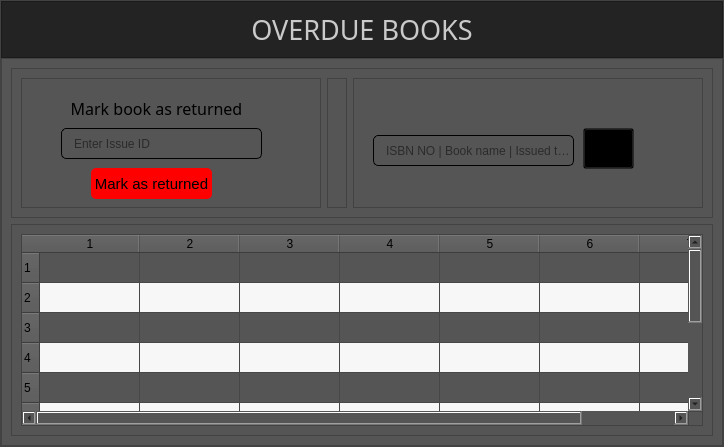
                  <widget class="QWidget" name="page_8">
                   <layout class="QVBoxLayout" name="verticalLayout_30">
                    <property name="spacing">
                     <number>0</number>
                    </property>
                    <property name="leftMargin">
                     <number>0</number>
                    </property>
                    <property name="topMargin">
                     <number>0</number>
                    </property>
                    <property name="rightMargin">
                     <number>0</number>
                    </property>
                    <property name="bottomMargin">
                     <number>0</number>
                    </property>
                    <item>
                     <widget class="QFrame" name="frame_62">
                      <property name="styleSheet">
                       <string notr="true">background-color: rgb(85, 85, 85);</string>
                      </property>
                      <property name="frameShape">
                       <enum>QFrame::StyledPanel</enum>
                      </property>
                      <property name="frameShadow">
                       <enum>QFrame::Raised</enum>
                      </property>
                      <layout class="QVBoxLayout" name="verticalLayout_28">
                       <property name="spacing">
                        <number>0</number>
                       </property>
                       <property name="leftMargin">
                        <number>0</number>
                       </property>
                       <property name="topMargin">
                        <number>0</number>
                       </property>
                       <property name="rightMargin">
                        <number>0</number>
                       </property>
                       <property name="bottomMargin">
                        <number>0</number>
                       </property>
                       <item>
                        <widget class="QFrame" name="frame_63">
                         <property name="maximumSize">
                          <size>
                           <width>16777215</width>
                           <height>60</height>
                          </size>
                         </property>
                         <property name="styleSheet">
                          <string notr="true">color: rgb(202, 202, 202);
background-color: rgb(35, 35, 35);</string>
                         </property>
                         <property name="frameShape">
                          <enum>QFrame::StyledPanel</enum>
                         </property>
                         <property name="frameShadow">
                          <enum>QFrame::Raised</enum>
                         </property>
                         <layout class="QHBoxLayout" name="horizontalLayout_28">
                          <item>
                           <widget class="QLabel" name="label_15">
                            <property name="font">
                             <font>
                              <family>Nova Flat</family>
                              <pointsize>20</pointsize>
                             </font>
                            </property>
                            <property name="text">
                             <string>OVERDUE BOOKS</string>
                            </property>
                            <property name="alignment">
                             <set>Qt::AlignCenter</set>
                            </property>
                           </widget>
                          </item>
                         </layout>
                        </widget>
                       </item>
                       <item>
                        <widget class="QFrame" name="frame_64">
                         <property name="styleSheet">
                          <string notr="true"/>
                         </property>
                         <property name="frameShape">
                          <enum>QFrame::StyledPanel</enum>
                         </property>
                         <property name="frameShadow">
                          <enum>QFrame::Raised</enum>
                         </property>
                         <layout class="QVBoxLayout" name="verticalLayout_29">
                          <item>
                           <widget class="QFrame" name="frame_65">
                            <property name="minimumSize">
                             <size>
                              <width>0</width>
                              <height>150</height>
                             </size>
                            </property>
                            <property name="maximumSize">
                             <size>
                              <width>16777215</width>
                              <height>150</height>
                             </size>
                            </property>
                            <property name="frameShape">
                             <enum>QFrame::StyledPanel</enum>
                            </property>
                            <property name="frameShadow">
                             <enum>QFrame::Raised</enum>
                            </property>
                            <layout class="QHBoxLayout" name="horizontalLayout_29">
                             <item>
                              <widget class="QFrame" name="frame_66">
                               <property name="minimumSize">
                                <size>
                                 <width>300</width>
                                 <height>0</height>
                                </size>
                               </property>
                               <property name="frameShape">
                                <enum>QFrame::StyledPanel</enum>
                               </property>
                               <property name="frameShadow">
                                <enum>QFrame::Raised</enum>
                               </property>
                               <widget class="QLabel" name="label_16">
                                <property name="geometry">
                                 <rect>
                                  <x>0</x>
                                  <y>-2</y>
                                  <width>261</width>
                                  <height>31</height>
                                 </rect>
                                </property>
                                <property name="font">
                                 <font>
                                  <family>Nova Flat</family>
                                  <pointsize>12</pointsize>
                                 </font>
                                </property>
                                <property name="styleSheet">
                                 <string notr="true">border-radius:7px;
background: none;
</string>
                                </property>
                                <property name="text">
                                 <string/>
                                </property>
                                <property name="alignment">
                                 <set>Qt::AlignCenter</set>
                                </property>
                               </widget>
                               <widget class="QLabel" name="label_17">
                                <property name="geometry">
                                 <rect>
                                  <x>0</x>
                                  <y>20</y>
                                  <width>271</width>
                                  <height>21</height>
                                 </rect>
                                </property>
                                <property name="font">
                                 <font>
                                  <family>Nova Flat</family>
                                  <pointsize>12</pointsize>
                                 </font>
                                </property>
                                <property name="styleSheet">
                                 <string notr="true">border-radius:7px;
background: none;
</string>
                                </property>
                                <property name="text">
                                 <string>Mark book as returned</string>
                                </property>
                                <property name="alignment">
                                 <set>Qt::AlignCenter</set>
                                </property>
                               </widget>
                               <widget class="QPushButton" name="pushButton_17">
                                <property name="geometry">
                                 <rect>
                                  <x>70</x>
                                  <y>90</y>
                                  <width>121</width>
                                  <height>31</height>
                                 </rect>
                                </property>
                                <property name="font">
                                 <font>
                                  <pointsize>11</pointsize>
                                 </font>
                                </property>
                                <property name="cursor">
                                 <cursorShape>PointingHandCursor</cursorShape>
                                </property>
                                <property name="styleSheet">
                                 <string notr="true">background-color: rgb(255, 0, 0);
border-radius:5px</string>
                                </property>
                                <property name="text">
                                 <string>Mark as returned</string>
                                </property>
                               </widget>
                               <widget class="QLineEdit" name="lineEdit_7">
                                <property name="geometry">
                                 <rect>
                                  <x>40</x>
                                  <y>50</y>
                                  <width>201</width>
                                  <height>31</height>
                                 </rect>
                                </property>
                                <property name="styleSheet">
                                 <string notr="true">border: 1.1px solid black;
padding-left: 10 px;
border-radius:5px
</string>
                                </property>
                                <property name="echoMode">
                                 <enum>QLineEdit::Normal</enum>
                                </property>
                                <property name="placeholderText">
                                 <string>Enter Issue ID</string>
                                </property>
                               </widget>
                              </widget>
                             </item>
                             <item>
                              <widget class="QFrame" name="frame_67">
                               <property name="frameShape">
                                <enum>QFrame::StyledPanel</enum>
                               </property>
                               <property name="frameShadow">
                                <enum>QFrame::Raised</enum>
                               </property>
                               <layout class="QHBoxLayout" name="horizontalLayout_30"/>
                              </widget>
                             </item>
                             <item>
                              <widget class="QFrame" name="frame_68">
                               <property name="minimumSize">
                                <size>
                                 <width>350</width>
                                 <height>0</height>
                                </size>
                               </property>
                               <property name="frameShape">
                                <enum>QFrame::StyledPanel</enum>
                               </property>
                               <property name="frameShadow">
                                <enum>QFrame::Raised</enum>
                               </property>
                               <widget class="QLineEdit" name="lineEdit_10">
                                <property name="geometry">
                                 <rect>
                                  <x>20</x>
                                  <y>57</y>
                                  <width>201</width>
                                  <height>31</height>
                                 </rect>
                                </property>
                                <property name="styleSheet">
                                 <string notr="true">border: 1.1px solid black;
padding-left: 10 px;
border-radius:5px
</string>
                                </property>
                                <property name="echoMode">
                                 <enum>QLineEdit::Normal</enum>
                                </property>
                                <property name="placeholderText">
                                 <string>ISBN NO | Book name | Issued to Name</string>
                                </property>
                               </widget>
                               <widget class="QPushButton" name="pushButton_21">
                                <property name="geometry">
                                 <rect>
                                  <x>230</x>
                                  <y>50</y>
                                  <width>51</width>
                                  <height>41</height>
                                 </rect>
                                </property>
                                <property name="styleSheet">
                                 <string notr="true">background-color: transparent</string>
                                </property>
                                <property name="text">
                                 <string/>
                                </property>
                                <property name="icon">
                                 <iconset resource="resources.qrc">
                                  <normaloff>:/icons/icons/icons8-search-480.png</normaloff>:/icons/icons/icons8-search-480.png</iconset>
                                </property>
                                <property name="iconSize">
                                 <size>
                                  <width>40</width>
                                  <height>41</height>
                                 </size>
                                </property>
                                <property name="shortcut">
                                 <string>Return</string>
                                </property>
                               </widget>
                              </widget>
                             </item>
                            </layout>
                           </widget>
                          </item>
                          <item>
                           <widget class="QFrame" name="frame_69">
                            <property name="styleSheet">
                             <string notr="true"/>
                            </property>
                            <property name="frameShape">
                             <enum>QFrame::StyledPanel</enum>
                            </property>
                            <property name="frameShadow">
                             <enum>QFrame::Raised</enum>
                            </property>
                            <layout class="QHBoxLayout" name="horizontalLayout_31">
                             <item>
                              <widget class="QTableWidget" name="tableWidget_5">
                               <property name="maximumSize">
                                <size>
                                 <width>700</width>
                                 <height>300</height>
                                </size>
                               </property>
                               <property name="alternatingRowColors">
                                <bool>true</bool>
                               </property>
                               <property name="rowCount">
                                <number>10</number>
                               </property>
                               <property name="columnCount">
                                <number>7</number>
                               </property>
                               <row/>
                               <row/>
                               <row/>
                               <row/>
                               <row/>
                               <row/>
                               <row/>
                               <row/>
                               <row/>
                               <row/>
                               <column/>
                               <column/>
                               <column/>
                               <column/>
                               <column/>
                               <column/>
                               <column/>
                              </widget>
                             </item>
                            </layout>
                           </widget>
                          </item>
                         </layout>
                        </widget>
                       </item>
                       <item>
                        <widget class="QFrame" name="frame_70">
                         <property name="maximumSize">
                          <size>
                           <width>16777205</width>
                           <height>50</height>
                          </size>
                         </property>
                         <property name="styleSheet">
                          <string notr="true">background-color: rgb(115, 115, 115);</string>
                         </property>
                         <property name="frameShape">
                          <enum>QFrame::StyledPanel</enum>
                         </property>
                         <property name="frameShadow">
                          <enum>QFrame::Raised</enum>
                         </property>
                        </widget>
                       </item>
                      </layout>
                     </widget>
                    </item>
                   </layout>
                  </widget>
